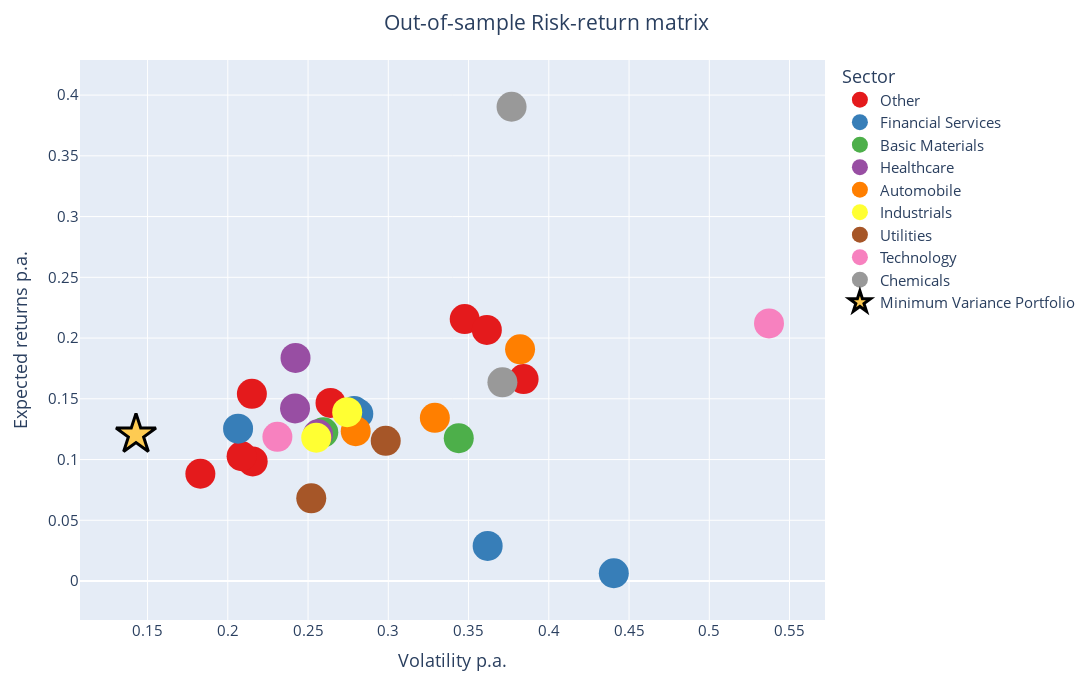

Source (notebook cell):
### Code cell
fig = px.scatter(
    dax_constituents_metrics, 
    x = "volatility", 
    y = "expected_returns", 
    color = "Sector",
    color_discrete_sequence=px.colors.qualitative.Set1,
    labels={"expected_returns": "Expected returns p.a.", "volatility": "Volatility p.a."},
    hover_name = "Name",
    hover_data={"expected_returns":True, "volatility":True,"Sector":False})
fig.update_layout(
    title_text="Out-of-sample Risk-return matrix", 
    title_x=0.5, 
    font={'size': 15}, 
    hoverlabel = {"font_size": 15}, 
    width=1200, 
    height=700)
fig.add_trace(
    go.Scatter(
        x=mvp_best.volatility, 
        y=mvp_best.expected_returns,
        mode='markers',
        marker_symbol="star",
        name='Minimum Variance Portfolio',
        marker=dict(line=dict(color="black", width=3)),
        hovertemplate='<b>Minimum variance portfolio</b> <br><br>Volatility p.a.=%{x} <br>Expected returns p.a.=%{y}'
        ))
fig.update_traces(marker_size=30)
fig.show()

### Figure 1 — Plotly figure (JSON) as saved in the notebook; plotly's stock layout.template omitted (floating-point values rounded to 4 significant figures)
{"data": [{"customdata": [["Other"], ["Other"], ["Other"], ["Other"], ["Other"], ["Other"], ["Other"], ["Other"]], "hovertemplate": "<b>%{hovertext}</b><br><br>Volatility p.a.=%{x}<br>Expected returns p.a.=%{y}<extra></extra>", "hovertext": ["Adidas", "Airbus", "Beiersdorf", "Continental", "Deutsche Telekom", "Hannover Re", "Henkel", "Rheinmetall"], "legendgroup": "Other", "marker": {"color": "rgb(228,26,28)", "size": 30, "symbol": "circle"}, "mode": "markers", "name": "Other", "orientation": "v", "showlegend": true, "type": "scatter", "x": [0.264, 0.3476, 0.1829, 0.3843, 0.2155, 0.215, 0.2086, 0.3614], "xaxis": "x", "y": [0.1466, 0.2156, 0.0883, 0.1662, 0.0984, 0.1541, 0.1027, 0.2067], "yaxis": "y"}, {"customdata": [["Financial Services"], ["Financial Services"], ["Financial Services"], ["Financial Services"], ["Financial Services"]], "hovertemplate": "<b>%{hovertext}</b><br><br>Volatility p.a.=%{x}<br>Expected returns p.a.=%{y}<extra></extra>", "hovertext": ["Allianz", "Commerzbank", "Deutsche Bank", "Deutsche Börse", "Munich Re"], "legendgroup": "Financial Services", "marker": {"color": "rgb(55,126,184)", "size": 30, "symbol": "circle"}, "mode": "markers", "name": "Financial Services", "orientation": "v", "showlegend": true, "type": "scatter", "x": [0.2787, 0.4405, 0.3619, 0.2813, 0.2064], "xaxis": "x", "y": [0.1399, 0.0064, 0.0289, 0.1377, 0.1254], "yaxis": "y"}, {"customdata": [["Basic Materials"], ["Basic Materials"]], "hovertemplate": "<b>%{hovertext}</b><br><br>Volatility p.a.=%{x}<br>Expected returns p.a.=%{y}<extra></extra>", "hovertext": ["BASF", "Heidelberg Materials"], "legendgroup": "Basic Materials", "marker": {"color": "rgb(77,175,74)", "size": 30, "symbol": "circle"}, "mode": "markers", "name": "Basic Materials", "orientation": "v", "showlegend": true, "type": "scatter", "x": [0.2595, 0.3439], "xaxis": "x", "y": [0.1224, 0.1176], "yaxis": "y"}, {"customdata": [["Healthcare"], ["Healthcare"], ["Healthcare"]], "hovertemplate": "<b>%{hovertext}</b><br><br>Volatility p.a.=%{x}<br>Expected returns p.a.=%{y}<extra></extra>", "hovertext": ["Bayer", "Fresenius", "Merck"], "legendgroup": "Healthcare", "marker": {"color": "rgb(152,78,163)", "size": 30, "symbol": "circle"}, "mode": "markers", "name": "Healthcare", "orientation": "v", "showlegend": true, "type": "scatter", "x": [0.2562, 0.2419, 0.2422], "xaxis": "x", "y": [0.1208, 0.1421, 0.1836], "yaxis": "y"}, {"customdata": [["Automobile"], ["Automobile"], ["Automobile"]], "hovertemplate": "<b>%{hovertext}</b><br><br>Volatility p.a.=%{x}<br>Expected returns p.a.=%{y}<extra></extra>", "hovertext": ["BMW", "Mercedes-Benz Group", "Volkswagen Group"], "legendgroup": "Automobile", "marker": {"color": "rgb(255,127,0)", "size": 30, "symbol": "circle"}, "mode": "markers", "name": "Automobile", "orientation": "v", "showlegend": true, "type": "scatter", "x": [0.2797, 0.329, 0.3821], "xaxis": "x", "y": [0.1233, 0.1343, 0.1907], "yaxis": "y"}, {"customdata": [["Industrials"], ["Industrials"]], "hovertemplate": "<b>%{hovertext}</b><br><br>Volatility p.a.=%{x}<br>Expected returns p.a.=%{y}<extra></extra>", "hovertext": ["Deutsche Post", "Siemens"], "legendgroup": "Industrials", "marker": {"color": "rgb(255,255,51)", "size": 30, "symbol": "circle"}, "mode": "markers", "name": "Industrials", "orientation": "v", "showlegend": true, "type": "scatter", "x": [0.2744, 0.2551], "xaxis": "x", "y": [0.139, 0.118], "yaxis": "y"}, {"customdata": [["Utilities"], ["Utilities"]], "hovertemplate": "<b>%{hovertext}</b><br><br>Volatility p.a.=%{x}<br>Expected returns p.a.=%{y}<extra></extra>", "hovertext": ["E.ON", "RWE"], "legendgroup": "Utilities", "marker": {"color": "rgb(166,86,40)", "size": 30, "symbol": "circle"}, "mode": "markers", "name": "Utilities", "orientation": "v", "showlegend": true, "type": "scatter", "x": [0.252, 0.2984], "xaxis": "x", "y": [0.0681, 0.1154], "yaxis": "y"}, {"customdata": [["Technology"], ["Technology"]], "hovertemplate": "<b>%{hovertext}</b><br><br>Volatility p.a.=%{x}<br>Expected returns p.a.=%{y}<extra></extra>", "hovertext": ["Infineon Technologies", "SAP"], "legendgroup": "Technology", "marker": {"color": "rgb(247,129,191)", "size": 30, "symbol": "circle"}, "mode": "markers", "name": "Technology", "orientation": "v", "showlegend": true, "type": "scatter", "x": [0.5372, 0.2309], "xaxis": "x", "y": [0.212, 0.1187], "yaxis": "y"}, {"customdata": [["Chemicals"], ["Chemicals"]], "hovertemplate": "<b>%{hovertext}</b><br><br>Volatility p.a.=%{x}<br>Expected returns p.a.=%{y}<extra></extra>", "hovertext": ["Qiagen", "Sartorius"], "legendgroup": "Chemicals", "marker": {"color": "rgb(153,153,153)", "size": 30, "symbol": "circle"}, "mode": "markers", "name": "Chemicals", "orientation": "v", "showlegend": true, "type": "scatter", "x": [0.3711, 0.3768], "xaxis": "x", "y": [0.1636, 0.3904], "yaxis": "y"}, {"hovertemplate": "<b>Minimum variance portfolio</b> <br><br>Volatility p.a.=%{x} <br>Expected returns p.a.=%{y}", "marker": {"line": {"color": "black", "width": 3}, "size": 30, "symbol": "star"}, "mode": "markers", "name": "Minimum Variance Portfolio", "type": "scatter", "x": [0.1428], "y": [0.1206]}], "layout": {"font": {"size": 15}, "height": 700, "hoverlabel": {"font": {"size": 15}}, "legend": {"title": {"text": "Sector"}, "tracegroupgap": 0}, "margin": {"t": 60}, "title": {"text": "Out-of-sample Risk-return matrix", "x": 0.5}, "width": 1200, "xaxis": {"anchor": "y", "domain": [0, 1], "title": {"text": "Volatility p.a."}}, "yaxis": {"anchor": "x", "domain": [0, 1], "title": {"text": "Expected returns p.a."}}}}
